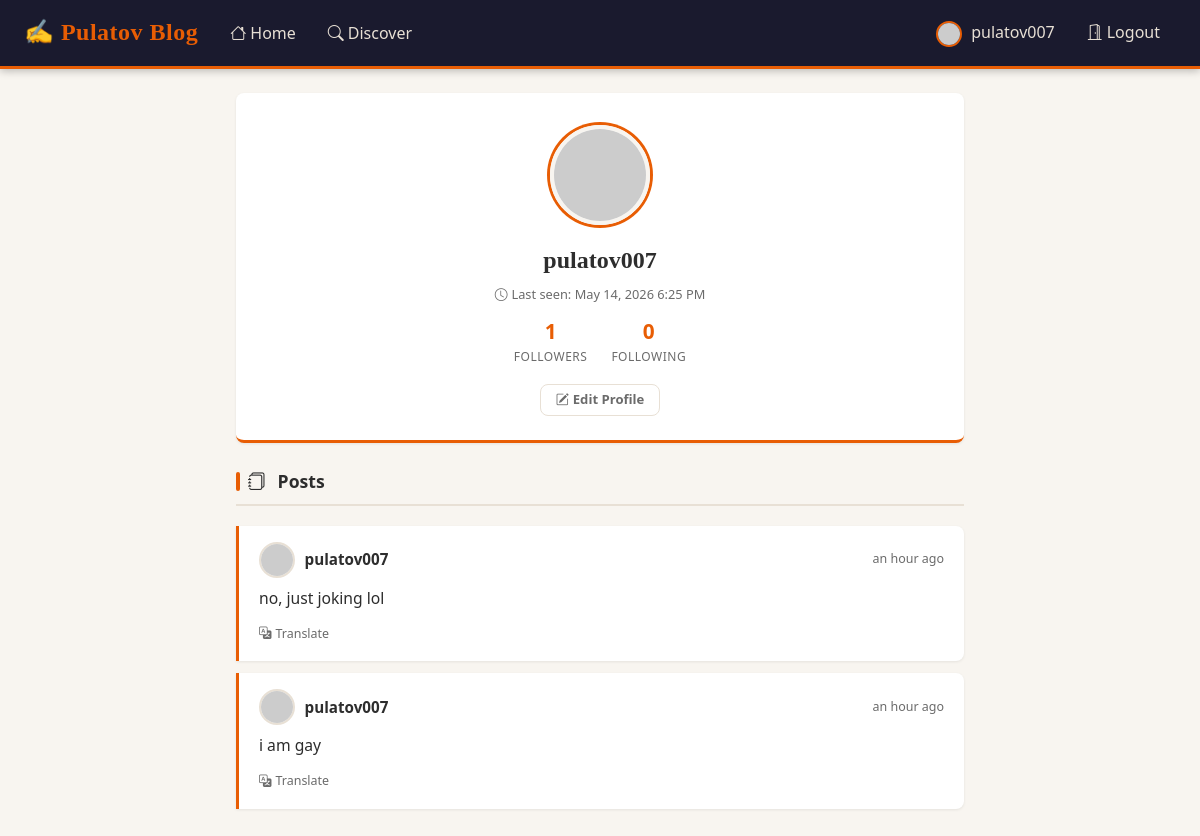
Page /user/pulatov007 (signed in) on the committed database.
### app/models.py (models this page shows, shortened)
class User(UserMixin, db.Model):
    id: so.Mapped[int] = so.mapped_column(primary_key=True)
    username: so.Mapped[str] = so.mapped_column(sa.String(64), index=True,
                                                unique=True)
    email: so.Mapped[str] = so.mapped_column(sa.String(120), index=True,
                                             unique=True)
    password_hash: so.Mapped[Optional[str]] = so.mapped_column(sa.String(256))
    about_me: so.Mapped[Optional[str]] = so.mapped_column(sa.String(140))
    last_seen: so.Mapped[Optional[datetime]] = so.mapped_column(
        default=lambda: datetime.now(timezone.utc))
    posts: so.WriteOnlyMapped['Post'] = so.relationship(
        back_populates='author')
    following: so.WriteOnlyMapped['User'] = so.relationship(
        secondary=followers,
        primaryjoin=(followers.c.follower_id == id),
        secondaryjoin=(followers.c.followed_id == id),
        back_populates='followers')
    followers: so.WriteOnlyMapped['User'] = so.relationship(
        secondary=followers,
        primaryjoin=(followers.c.followed_id == id),
        secondaryjoin=(followers.c.follower_id == id),
        back_populates='following')
    def avatar(self, size):
        digest = md5(self.email.lower().encode('utf-8')).hexdigest()
        return f'https://www.gravatar.com/avatar/{digest}?d=identicon&s={size}'
    def followers_count(self):
        cnt_query = sa.select(sa.func.count()).select_from(
            self.followers.select().subquery())
        return db.session.scalar(cnt_query)
    def following_count(self):
        cnt_query = sa.select(sa.func.count()).select_from(
            self.following.select().subquery())
        return db.session.scalar(cnt_query)

class Post(db.Model):
    id: so.Mapped[int] = so.mapped_column(primary_key=True)
    body: so.Mapped[str] = so.mapped_column(sa.String(140))
    timestamp: so.Mapped[datetime] = so.mapped_column(
        index=True, default=lambda: datetime.now(timezone.utc))
    user_id: so.Mapped[int] = so.mapped_column(sa.ForeignKey(User.id),
                                               index=True)
    language: so.Mapped[Optional[str]] = so.mapped_column(sa.String(5))
    author: so.Mapped[User] = so.relationship(back_populates='posts')

### app/routes.py (the view)
@app.route('/user/<username>')
@login_required
def user(username):
    usr = db.first_or_404(sa.select(User).where(User.username == username))
    page_num = request.args.get('page', 1, type=int)
    post_query = usr.posts.select().order_by(Post.timestamp.desc())
    paginated = db.paginate(post_query, page=page_num,
                            per_page=app.config['POSTS_PER_PAGE'],
                            error_out=False)
    next_url = url_for('user', username=usr.username, page=paginated.next_num) \
        if paginated.has_next else None
    prev_url = url_for('user', username=usr.username, page=paginated.prev_num) \
        if paginated.has_prev else None
    form = EmptyForm()
    return render_template('user.html', user=usr, posts=paginated.items,
                           next_url=next_url, prev_url=prev_url, form=form)

### app/__init__.py (called while the page is built)
def get_locale():
    return request.accept_languages.best_match(app.config['LANGUAGES']) or 'en'

### app/models.py (called while the page is built)
@login.user_loader
def load_user(uid):
    return db.session.get(User, int(uid))

### app/routes.py (called while the page is built)
@app.before_request
def before_request():
    if current_user.is_authenticated:
        current_user.last_seen = datetime.now(timezone.utc)
        db.session.commit()
    g.locale = str(get_locale())

### app/templates/user.html (shortened to what this page needs)
{% extends "base.html" %}
{% block content %}
<div class="profile-header">
  <img src="{{ user.avatar(100) }}" class="profile-avatar-lg" alt="{{ user.username }}">
  <div class="profile-username">{{ user.username }}</div>
  {% if user.last_seen %}
  <p class="profile-last-seen">
    <i class="bi bi-clock me-1"></i>{{ _('Last seen:') }}
    {{ moment(user.last_seen).format('LLL') }}
  </p>
  {% endif %}
  <div class="profile-stats">
    <div class="stat-item">
      <span class="stat-value">{{ user.followers_count() }}</span>
      <span class="stat-label">{{ _('followers') }}</span>
    </div>
    <div class="stat-item">
      <span class="stat-value">{{ user.following_count() }}</span>
      <span class="stat-label">{{ _('following') }}</span>
    </div>
  </div>
  <div class="profile-actions">
    {% if user == current_user %}
    <a href="{{ url_for('edit_profile') }}" class="btn btn-outline-secondary btn-sm-action">
      <i class="bi bi-pencil-square me-1"></i>{{ _('Edit Profile') }}
    </a>
    {% elif not current_user.is_following(user) %}
    <form action="{{ url_for('follow', username=user.username) }}" method="post" class="d-inline">
      {{ form.hidden_tag() }}
      {{ form.submit(value=_('Follow'), class='btn btn-primary btn-sm-action') }}
    </form>
    {% else %}
    <form action="{{ url_for('unfollow', username=user.username) }}" method="post" class="d-inline">
      {{ form.hidden_tag() }}
      {{ form.submit(value=_('Unfollow'), class='btn btn-outline-secondary btn-sm-action') }}
    </form>
    {% endif %}
  </div>
</div>
<div class="section-title">
  <span class="title-accent"></span>
  <i class="bi bi-journals me-1"></i>{{ _('Posts') }}
</div>
{% if posts %}
  {% for post in posts %}
    {% include '_post.html' %}
  {% endfor %}
{% else %}
<div class="empty-state">
  <div class="empty-icon"><i class="bi bi-journal-x"></i></div>
  <p>{{ _('No posts yet.') }}</p>
</div>
{% endif %}
{% endblock %}

### app/templates/base.html (shortened to what this page needs)
<!doctype html>
<html lang="{{ g.locale }}">
  <head>
    <link href="https://cdn.jsdelivr.net/npm/bootstrap@5.3.2/dist/css/bootstrap.min.css"
          rel="stylesheet"
>
    <link rel="stylesheet"
          href="https://cdn.jsdelivr.net/npm/bootstrap-icons@1.11.3/font/bootstrap-icons.min.css">
    <link rel="stylesheet" href="{{ url_for('static', filename='styles.css') }}">
  </head>
  <body>
    <nav class="navbar navbar-expand-lg site-navbar sticky-top">
      <div class="container-fluid px-3 px-lg-4">
        <a class="navbar-brand" href="{{ url_for('index') }}">
          &#9997; Pulatov Blog
        </a>
        <div class="collapse navbar-collapse" id="mainNav">
          <ul class="navbar-nav me-auto mb-2 mb-lg-0">
            <li class="nav-item">
              <a class="nav-link" href="{{ url_for('index') }}">
                <i class="bi bi-house me-1"></i>{{ _('Home') }}
              </a>
            </li>
            <li class="nav-item">
              <a class="nav-link" href="{{ url_for('explore') }}">
                <i class="bi bi-search me-1"></i>{{ _('Discover') }}
              </a>
            </li>
          </ul>
          <ul class="navbar-nav ms-auto mb-2 mb-lg-0">
            {% if current_user.is_anonymous %}
            <li class="nav-item">
              <a class="nav-link" href="{{ url_for('login') }}">
                <i class="bi bi-person-circle me-1"></i>{{ _('Login') }}
              </a>
            </li>
            <li class="nav-item">
              <a class="nav-link" href="{{ url_for('register') }}">
                <i class="bi bi-person-plus me-1"></i>{{ _('Register') }}
              </a>
            </li>
            {% else %}
            <li class="nav-item">
              <a class="nav-link" href="{{ url_for('user', username=current_user.username) }}">
                <img src="{{ current_user.avatar(26) }}" alt=""
                     style="width:26px;height:26px;border-radius:50%;object-fit:cover;border:2px solid #e85d04;margin-right:5px;">
                {{ current_user.username }}
              </a>
            </li>
            <li class="nav-item">
              <a class="nav-link" href="{{ url_for('logout') }}">
                <i class="bi bi-door-open me-1"></i>{{ _('Logout') }}
              </a>
            </li>
            {% endif %}
          </ul>
        </div>
      </div>
    </nav>
    <div class="page-wrapper">
      {% block content %}{% endblock %}
    </div>
  </body>
</html>

### app/templates/_post.html
<div class="post-entry">
  <div class="post-entry-header">
    <div class="post-author-info">
      <a href="{{ url_for('user', username=post.author.username) }}">
        <img src="{{ post.author.avatar(36) }}" class="post-avatar-sm" alt="{{ post.author.username }}">
      </a>
      <a href="{{ url_for('user', username=post.author.username) }}" class="post-author-name">
        {{ post.author.username }}
      </a>
    </div>
    <span class="post-time">{{ moment(post.timestamp).fromNow() }}</span>
  </div>
  <p class="post-body-text">
    <span id="post{{ post.id }}">{{ post.body }}</span>
  </p>
  {% if post.language and post.language != g.locale %}
  <div id="translation{{ post.id }}">
    <a href="javascript:translate(
        'post{{ post.id }}',
        'translation{{ post.id }}',
        '{{ post.language }}',
        '{{ g.locale }}')" class="translate-btn">
      <i class="bi bi-translate me-1"></i>{{ _('Translate') }}
    </a>
  </div>
  {% endif %}
</div>

### app/static/styles.css (style rules this page uses)
:root { --primary: #e85d04; --primary-dark: #c44d03; --primary-light: #ff7c2a; --bg: #f8f5f0; --bg-card: #ffffff; --text: #2d2d2d; --text-muted: #6b6b6b; --border: #e8e0d5; --navbar-bg: #1a1a2e; --navbar-text: #e8e0d5; --shadow-sm: 0 1px 3px rgba(0,0,0,0.08); --shadow-md: 0 4px 12px rgba(0,0,0,0.10); --radius: 8px; --transition: 0.18s ease; }
*, *::before, *::after { box-sizing: border-box; }
body { background-color: var(--bg); color: var(--text); font-family: 'Segoe UI', Georgia, 'Times New Roman', serif; font-size: 1rem; line-height: 1.65; min-height: 100vh; }
a { color: var(--primary); text-decoration: none; transition: color var(--transition); }
.site-navbar { background-color: var(--navbar-bg) !important; border-bottom: 3px solid var(--primary); box-shadow: 0 2px 8px rgba(0,0,0,0.25); }
.site-navbar .navbar-brand { color: var(--primary) !important; font-weight: 800; font-size: 1.5rem; letter-spacing: 0.5px; font-family: Georgia, serif; }
.site-navbar .nav-link { color: var(--navbar-text) !important; font-weight: 500; padding: 0.5rem 1rem !important; border-radius: var(--radius); transition: background var(--transition), color var(--transition); }
.page-wrapper { max-width: 760px; margin: 0 auto; padding: 1.5rem 1rem 4rem; }
.section-title { font-size: 1.1rem; font-weight: 700; color: var(--text); border-bottom: 2px solid var(--border); padding-bottom: 0.5rem; margin-bottom: 1.25rem; display: flex; align-items: center; gap: 0.5rem; }
.section-title .title-accent { display: inline-block; width: 4px; height: 1.1em; background: var(--primary); border-radius: 2px; }
.post-entry { background: var(--bg-card); border-left: 3px solid var(--primary); border-radius: 0 var(--radius) var(--radius) 0; padding: 1rem 1.25rem; margin-bottom: 0.75rem; box-shadow: var(--shadow-sm); transition: border-left-width var(--transition), box-shadow var(--transition); }
.post-entry-header { display: flex; align-items: center; justify-content: space-between; margin-bottom: 0.5rem; }
.post-author-info { display: flex; align-items: center; gap: 0.6rem; }
.post-avatar-sm { width: 36px; height: 36px; border-radius: 50%; object-fit: cover; border: 2px solid var(--border); transition: border-color var(--transition); }
.post-author-name { font-weight: 700; color: var(--text); font-size: 0.95rem; }
.post-time { font-size: 0.78rem; color: var(--text-muted); white-space: nowrap; }
.post-body-text { color: var(--text); font-size: 0.98rem; line-height: 1.6; margin: 0.25rem 0 0.5rem; }
.translate-btn { font-size: 0.78rem; color: var(--text-muted); background: none; border: none; padding: 0; cursor: pointer; transition: color var(--transition); }
.btn { border-radius: var(--radius); font-weight: 600; transition: all var(--transition); }
.btn-outline-secondary { border-color: var(--border); color: var(--text-muted); }
.btn-sm-action { font-size: 0.82rem; padding: 0.3rem 0.9rem; }
.profile-header { text-align: center; background: var(--bg-card); border-radius: var(--radius); border-bottom: 3px solid var(--primary); padding: 2rem 1.5rem 1.5rem; margin-bottom: 1.5rem; box-shadow: var(--shadow-sm); }
.profile-avatar-lg { width: 100px; height: 100px; border-radius: 50%; object-fit: cover; border: 4px solid var(--bg); box-shadow: 0 0 0 3px var(--primary); margin-bottom: 1rem; }
.profile-username { font-size: 1.5rem; font-weight: 800; color: var(--text); margin-bottom: 0.25rem; font-family: Georgia, serif; }
.profile-last-seen { font-size: 0.8rem; color: var(--text-muted); margin-bottom: 1rem; }
.profile-stats { display: flex; justify-content: center; gap: 1.5rem; margin-bottom: 1rem; }
.stat-item { text-align: center; }
.stat-value { display: block; font-size: 1.3rem; font-weight: 800; color: var(--primary); line-height: 1; }
.stat-label { font-size: 0.75rem; color: var(--text-muted); text-transform: uppercase; letter-spacing: 0.5px; }
.profile-actions { margin-top: 1rem; }

### rows in the picture
User: username "pulatov007", last_seen "May 14, 2026 6:25 PM"
Post: author.username "pulatov007", timestamp "an hour ago", body "no, just joking lol"
Post: author.username "pulatov007", timestamp "an hour ago", body "i am gay"

### other values in the picture
{{ user.followers_count() }} "1"
{{ user.following_count() }} "0"
